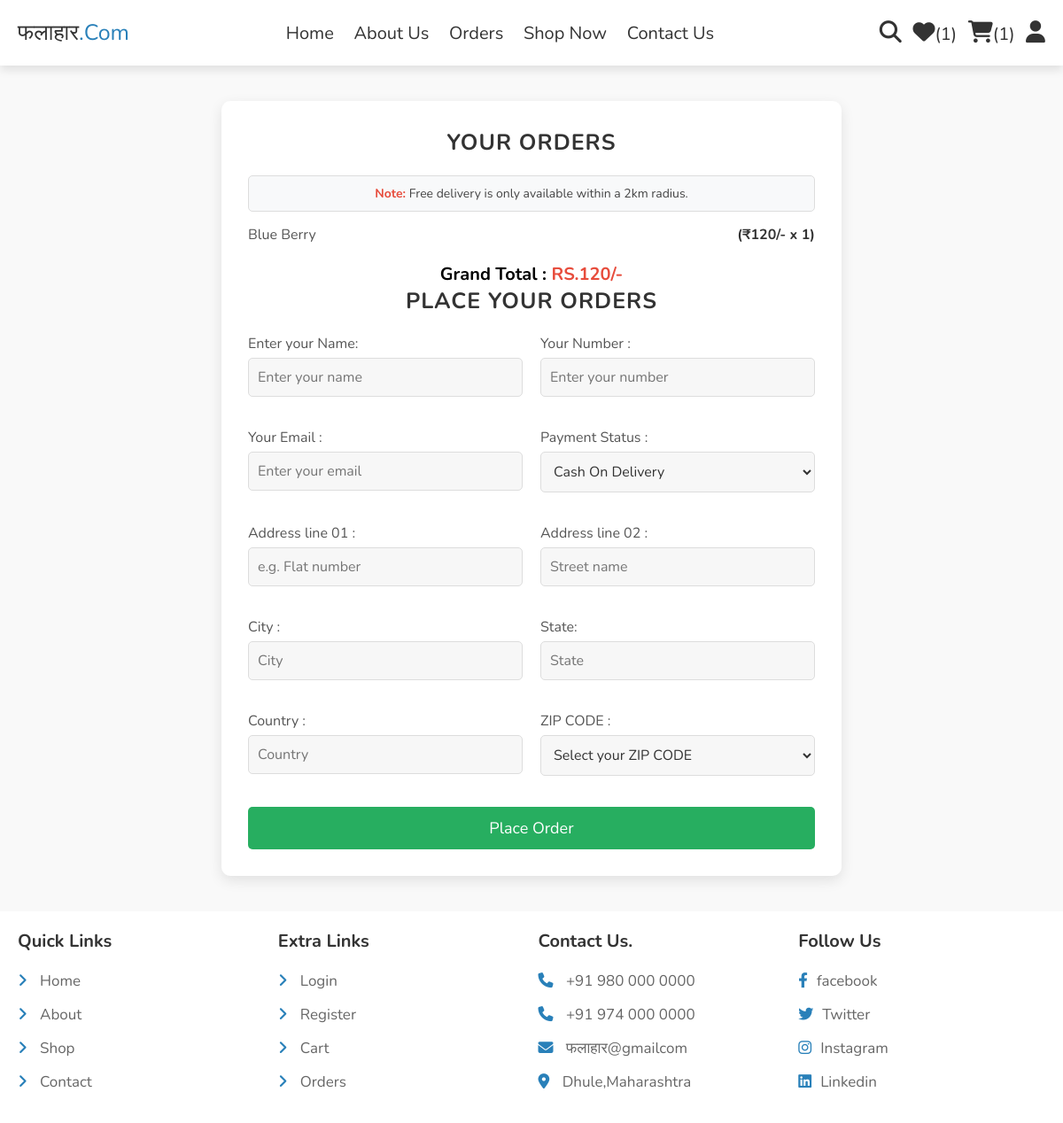
The page /checkout.php (signed in) on the database its author committed.
### tables this page shows
CREATE TABLE `cart` (
  `id` int(100) NOT NULL,
  `user_id` int(100) NOT NULL,
  `pid` int(100) NOT NULL,
  `name` varchar(100) NOT NULL,
  `price` int(10) NOT NULL,
  `quantity` int(10) NOT NULL,
  `image` varchar(100) NOT NULL
);

### checkout.php (the view, shortened to what this page needs)
<?php
include 'components/connect.php';
if (isset($_SESSION['user_id'])) {
    $user_id = $_SESSION['user_id'];
} else {
    $user_id = '';
    header('location:user_login.php');
    exit;
}
?>
<!DOCTYPE html>
<html lang="en">
<head>
   <link rel="stylesheet" href="https://cdnjs.cloudflare.com/ajax/libs/font-awesome/6.1.1/css/all.min.css">
   <link rel="stylesheet" href="css/style.css">
</head>
<body>
<?php include 'components/user_header.php'; ?>
<section class="checkout-orders">
   <form action="" method="POST">
   <h3>Your Orders</h3>
        <div class="checkout-note">
        <p><strong>Note:</strong> Free delivery is only available within a 2km radius.</p>
    </div>
      <div class="display-orders">
      <?php
         $grand_total = 0;
         $select_cart = $conn->prepare("SELECT * FROM `cart` WHERE user_id = ?");
         $select_cart->execute([$user_id]);
         if($select_cart->rowCount() > 0){
            while($fetch_cart = $select_cart->fetch(PDO::FETCH_ASSOC)){
               $grand_total += ($fetch_cart['price'] * $fetch_cart['quantity']);
      ?>
         <p> <?= $fetch_cart['name']; ?> <span>(<?= '₹'.$fetch_cart['price'].'/- x '. $fetch_cart['quantity']; ?>)</span> </p>
      <?php
            }
         }else{
            echo '<p class="empty">Your cart is empty!</p>';
         }
      ?>
         <div class="grand-total">Grand Total : <span>RS.<?= $grand_total; ?>/-</span></div>
      </div>
      <h3>Place your orders</h3>
      <div class="flex">
         <div class="inputBox">
            <span>Enter your Name:</span>
            <input type="text" name="name" placeholder="Enter your name" class="box" maxlength="20" required>
         </div>
         <div class="inputBox">
            <span>Your Number :</span>
            <input type="number" name="number" placeholder="Enter your number" class="box" min="0" max="9999999999" onkeypress="if(this.value.length == 10) return false;" required>
         </div>
         <div class="inputBox">
            <span>Your Email :</span>
            <input type="email" name="email" placeholder="Enter your email" class="box" maxlength="50" required>
         </div>
         <div class="inputBox">
            <span>Payment Status :</span>
            <select name="method" class="box" required>
               <option value="cash on delivery">Cash On Delivery</option>
            </select>
         </div>
         <div class="inputBox">
            <span>Address line 01 :</span>
            <input type="text" name="flat" placeholder="e.g. Flat number" class="box" maxlength="50" required>
         </div>
         <div class="inputBox">
            <span>Address line 02 :</span>
            <input type="text" name="street" placeholder="Street name" class="box" maxlength="50" required>
         </div>
         <div class="inputBox">
            <span>City :</span>
            <input type="text" name="city" placeholder="City" class="box" maxlength="50" required>
         </div>
         <div class="inputBox">
            <span>State:</span>
            <input type="text" name="state" placeholder="State" class="box" maxlength="50" required>
         </div>
         <div class="inputBox">
            <span>Country :</span>
            <input type="text" name="country" placeholder="Country" class="box" maxlength="50" required>
         </div>
         <div class="inputBox">
         <span>ZIP CODE :</span>
          <select name="pin_code" class="box" required>
       <option value="">Select your ZIP CODE</option>
    </select>
</div>
      </div>
      <input type="submit" name="order" class="btn <?= ($grand_total > 1)?'':'disabled'; ?>" value="Place Order">
   </form>
</section>
<?php include 'components/footer.php'; ?>
</body>
</html>

### css/style.css (style rules this page uses)
:root { --main-color:#2980b9; --orange:#f39c12; --red:#e74c3c; --black:#333; --white:#fff; --light-color:#666; --light-bg:#eee; --border:.2rem solid var(--black); --box-shadow:0 .5rem 1rem rgba(0,0,0,.1); }
* { font-family: 'Nunito', sans-serif; margin:0; padding:0; box-sizing: border-box; outline: none; border:none; text-decoration: none; }
html { font-size: 62.5%; overflow-x: hidden; }
body { background-color: var(--light-bg); }
section { padding:2rem; max-width: 1200px; margin:0 auto; }
.btn, .delete-btn, .option-btn { display: block; width: 100%; margin-top: 1rem; border-radius: .5rem; padding:1rem 3rem; font-size: 1.7rem; text-transform: capitalize; color:var(--white); cursor: pointer; text-align: center; }
.btn { background-color: var(--main-color); }
.checkout-orders { padding: 4rem 2rem; background-color: #f9f9f9; display: flex; justify-content: center; align-items: center; min-height: 100vh; }
.checkout-orders form { background-color: #fff; border-radius: 10px; box-shadow: 0 5px 15px rgba(0, 0, 0, 0.1); padding: 3rem; max-width: 70rem; width: 100%; }
.checkout-orders h3 { font-size: 2.5rem; color: #333; margin-bottom: 2rem; text-align: center; text-transform: uppercase; letter-spacing: 1px; }
.display-orders p { font-size: 1.6rem; margin-bottom: 1rem; color: #555; display: flex; justify-content: space-between; }
.display-orders span { font-weight: bold; color: #333; }
.grand-total { font-size: 2rem; font-weight: bold; margin-top: 2rem; text-align: center; }
.grand-total span { color: #e74c3c; }
.checkout-orders .flex { display: flex; flex-wrap: wrap; gap: 2rem; }
.inputBox { flex: 1 1 45%; margin-bottom: 1.5rem; }
.inputBox span { font-size: 1.6rem; color: #555; margin-bottom: .5rem; display: inline-block; }
.inputBox .box { width: 100%; padding: 1rem; font-size: 1.6rem; color: #333; background-color: #f7f7f7; border: 1px solid #ddd; border-radius: .5rem; transition: all 0.3s ease; }
.inputBox select.box { padding: 1rem; font-size: 1.6rem; cursor: pointer; }
.checkout-orders .btn { width: 100%; padding: 1.2rem; font-size: 1.8rem; background-color: #27ae60; color: #fff; border: none; border-radius: .5rem; cursor: pointer; transition: background-color 0.3s ease; text-align: center; margin-top: 2rem; }

### checkout.php (style rules this page uses)
.checkout-note { background-color: #f8f9fa; border: 1px solid #ddd; border-radius: 5px; padding: 10px; margin: 15px 0; text-align: center; font-size: 14px; color: #444; }
.checkout-note strong { color: #e74c3c; }

### rows shown on the page
cart: name "Blue Berry", price "120", quantity "1"

### other values the page prints
$total_wishlist_counts "1"
$total_cart_counts "1"
$grand_total "120"
